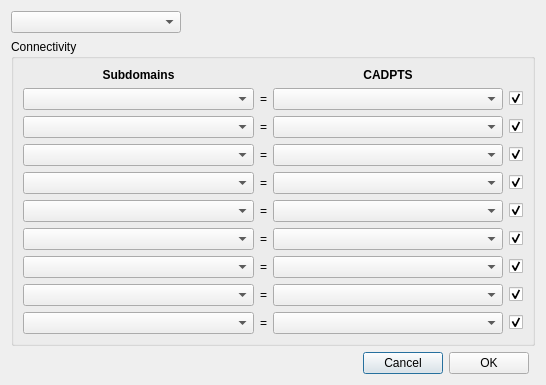
<?xml version="1.0" encoding="UTF-8"?>
<ui version="4.0">
 <class>Dialog</class>
 <widget class="QDialog" name="Dialog">
  <property name="geometry">
   <rect>
    <x>0</x>
    <y>0</y>
    <width>546</width>
    <height>361</height>
   </rect>
  </property>
  <property name="sizePolicy">
   <sizepolicy hsizetype="Preferred" vsizetype="Maximum">
    <horstretch>0</horstretch>
    <verstretch>0</verstretch>
   </sizepolicy>
  </property>
  <property name="windowTitle">
   <string>Subdomains connectivity</string>
  </property>
  <layout class="QGridLayout" name="gridLayout">
   <item row="3" column="3">
    <spacer name="verticalSpacer">
     <property name="orientation">
      <enum>Qt::Vertical</enum>
     </property>
     <property name="sizeHint" stdset="0">
      <size>
       <width>20</width>
       <height>40</height>
      </size>
     </property>
    </spacer>
   </item>
   <item row="2" column="2">
    <widget class="QPushButton" name="cancel_btn">
     <property name="text">
      <string>Cancel</string>
     </property>
    </widget>
   </item>
   <item row="1" column="0" colspan="5">
    <widget class="QGroupBox" name="groupBox">
     <property name="title">
      <string>Connectivity</string>
     </property>
     <layout class="QGridLayout" name="gridLayout_3">
      <item row="0" column="0">
       <layout class="QGridLayout" name="gridLayout_2">
        <item row="7" column="2">
         <widget class="QLabel" name="label_7">
          <property name="text">
           <string>=</string>
          </property>
         </widget>
        </item>
        <item row="2" column="2">
         <widget class="QLabel" name="label_2">
          <property name="text">
           <string>=</string>
          </property>
         </widget>
        </item>
        <item row="4" column="0">
         <widget class="QComboBox" name="sub4_cbo"/>
        </item>
        <item row="3" column="0">
         <widget class="QComboBox" name="sub3_cbo"/>
        </item>
        <item row="8" column="3">
         <widget class="QComboBox" name="ds8_file_cbo"/>
        </item>
        <item row="7" column="3">
         <widget class="QComboBox" name="ds7_file_cbo"/>
        </item>
        <item row="8" column="2">
         <widget class="QLabel" name="label_8">
          <property name="text">
           <string>=</string>
          </property>
         </widget>
        </item>
        <item row="5" column="4">
         <widget class="QCheckBox" name="sub5_cb">
          <property name="sizePolicy">
           <sizepolicy hsizetype="Maximum" vsizetype="Fixed">
            <horstretch>0</horstretch>
            <verstretch>0</verstretch>
           </sizepolicy>
          </property>
          <property name="text">
           <string/>
          </property>
          <property name="checked">
           <bool>true</bool>
          </property>
         </widget>
        </item>
        <item row="2" column="0">
         <widget class="QComboBox" name="sub2_cbo"/>
        </item>
        <item row="5" column="3">
         <widget class="QComboBox" name="ds5_file_cbo"/>
        </item>
        <item row="1" column="0">
         <widget class="QComboBox" name="sub1_cbo"/>
        </item>
        <item row="6" column="4">
         <widget class="QCheckBox" name="sub6_cb">
          <property name="sizePolicy">
           <sizepolicy hsizetype="Maximum" vsizetype="Fixed">
            <horstretch>0</horstretch>
            <verstretch>0</verstretch>
           </sizepolicy>
          </property>
          <property name="text">
           <string/>
          </property>
          <property name="checked">
           <bool>true</bool>
          </property>
         </widget>
        </item>
        <item row="4" column="3">
         <widget class="QComboBox" name="ds4_file_cbo"/>
        </item>
        <item row="1" column="3">
         <widget class="QComboBox" name="ds1_file_cbo"/>
        </item>
        <item row="4" column="2">
         <widget class="QLabel" name="label_4">
          <property name="text">
           <string>=</string>
          </property>
         </widget>
        </item>
        <item row="0" column="0">
         <widget class="QLabel" name="label">
          <property name="font">
           <font>
            <weight>75</weight>
            <bold>true</bold>
           </font>
          </property>
          <property name="text">
           <string>Subdomains</string>
          </property>
          <property name="alignment">
           <set>Qt::AlignCenter</set>
          </property>
         </widget>
        </item>
        <item row="7" column="0">
         <widget class="QComboBox" name="sub7_cbo"/>
        </item>
        <item row="3" column="3">
         <widget class="QComboBox" name="ds3_file_cbo"/>
        </item>
        <item row="1" column="4">
         <widget class="QCheckBox" name="sub1_cb">
          <property name="sizePolicy">
           <sizepolicy hsizetype="Maximum" vsizetype="Fixed">
            <horstretch>0</horstretch>
            <verstretch>0</verstretch>
           </sizepolicy>
          </property>
          <property name="text">
           <string/>
          </property>
          <property name="checked">
           <bool>true</bool>
          </property>
         </widget>
        </item>
        <item row="2" column="3">
         <widget class="QComboBox" name="ds2_file_cbo"/>
        </item>
        <item row="6" column="0">
         <widget class="QComboBox" name="sub6_cbo"/>
        </item>
        <item row="8" column="4">
         <widget class="QCheckBox" name="sub8_cb">
          <property name="sizePolicy">
           <sizepolicy hsizetype="Maximum" vsizetype="Fixed">
            <horstretch>0</horstretch>
            <verstretch>0</verstretch>
           </sizepolicy>
          </property>
          <property name="text">
           <string/>
          </property>
          <property name="checked">
           <bool>true</bool>
          </property>
         </widget>
        </item>
        <item row="3" column="2">
         <widget class="QLabel" name="label_3">
          <property name="text">
           <string>=</string>
          </property>
         </widget>
        </item>
        <item row="7" column="4">
         <widget class="QCheckBox" name="sub7_cb">
          <property name="sizePolicy">
           <sizepolicy hsizetype="Maximum" vsizetype="Fixed">
            <horstretch>0</horstretch>
            <verstretch>0</verstretch>
           </sizepolicy>
          </property>
          <property name="text">
           <string/>
          </property>
          <property name="checked">
           <bool>true</bool>
          </property>
         </widget>
        </item>
        <item row="4" column="4">
         <widget class="QCheckBox" name="sub4_cb">
          <property name="sizePolicy">
           <sizepolicy hsizetype="Maximum" vsizetype="Fixed">
            <horstretch>0</horstretch>
            <verstretch>0</verstretch>
           </sizepolicy>
          </property>
          <property name="text">
           <string/>
          </property>
          <property name="checked">
           <bool>true</bool>
          </property>
         </widget>
        </item>
        <item row="0" column="3">
         <widget class="QLabel" name="label_11">
          <property name="font">
           <font>
            <weight>75</weight>
            <bold>true</bold>
           </font>
          </property>
          <property name="text">
           <string>CADPTS</string>
          </property>
          <property name="alignment">
           <set>Qt::AlignCenter</set>
          </property>
         </widget>
        </item>
        <item row="6" column="3">
         <widget class="QComboBox" name="ds6_file_cbo"/>
        </item>
        <item row="8" column="0">
         <widget class="QComboBox" name="sub8_cbo"/>
        </item>
        <item row="2" column="4">
         <widget class="QCheckBox" name="sub2_cb">
          <property name="sizePolicy">
           <sizepolicy hsizetype="Maximum" vsizetype="Fixed">
            <horstretch>0</horstretch>
            <verstretch>0</verstretch>
           </sizepolicy>
          </property>
          <property name="text">
           <string/>
          </property>
          <property name="checked">
           <bool>true</bool>
          </property>
         </widget>
        </item>
        <item row="5" column="0">
         <widget class="QComboBox" name="sub5_cbo"/>
        </item>
        <item row="6" column="2">
         <widget class="QLabel" name="label_6">
          <property name="text">
           <string>=</string>
          </property>
         </widget>
        </item>
        <item row="1" column="2">
         <widget class="QLabel" name="label_1">
          <property name="sizePolicy">
           <sizepolicy hsizetype="Maximum" vsizetype="Preferred">
            <horstretch>0</horstretch>
            <verstretch>0</verstretch>
           </sizepolicy>
          </property>
          <property name="text">
           <string>=</string>
          </property>
          <property name="alignment">
           <set>Qt::AlignCenter</set>
          </property>
         </widget>
        </item>
        <item row="5" column="2">
         <widget class="QLabel" name="label_5">
          <property name="text">
           <string>=</string>
          </property>
         </widget>
        </item>
        <item row="3" column="4">
         <widget class="QCheckBox" name="sub3_cb">
          <property name="sizePolicy">
           <sizepolicy hsizetype="Maximum" vsizetype="Fixed">
            <horstretch>0</horstretch>
            <verstretch>0</verstretch>
           </sizepolicy>
          </property>
          <property name="text">
           <string/>
          </property>
          <property name="checked">
           <bool>true</bool>
          </property>
         </widget>
        </item>
        <item row="9" column="4">
         <widget class="QCheckBox" name="sub9_cb">
          <property name="text">
           <string/>
          </property>
          <property name="checked">
           <bool>true</bool>
          </property>
         </widget>
        </item>
        <item row="9" column="2">
         <widget class="QLabel" name="label_9">
          <property name="text">
           <string>=</string>
          </property>
         </widget>
        </item>
        <item row="9" column="3">
         <widget class="QComboBox" name="ds9_file_cbo"/>
        </item>
        <item row="9" column="0">
         <widget class="QComboBox" name="sub9_cbo"/>
        </item>
       </layout>
      </item>
     </layout>
    </widget>
   </item>
   <item row="2" column="0">
    <spacer name="horizontalSpacer">
     <property name="orientation">
      <enum>Qt::Horizontal</enum>
     </property>
     <property name="sizeHint" stdset="0">
      <size>
       <width>40</width>
       <height>20</height>
      </size>
     </property>
    </spacer>
   </item>
   <item row="0" column="0">
    <widget class="QComboBox" name="current_subdomain_cbo">
     <property name="sizePolicy">
      <sizepolicy hsizetype="Minimum" vsizetype="Fixed">
       <horstretch>0</horstretch>
       <verstretch>0</verstretch>
      </sizepolicy>
     </property>
    </widget>
   </item>
   <item row="0" column="2" colspan="2">
    <spacer name="horizontalSpacer_2">
     <property name="orientation">
      <enum>Qt::Horizontal</enum>
     </property>
     <property name="sizeType">
      <enum>QSizePolicy::Minimum</enum>
     </property>
     <property name="sizeHint" stdset="0">
      <size>
       <width>40</width>
       <height>20</height>
      </size>
     </property>
    </spacer>
   </item>
   <item row="2" column="3">
    <widget class="QPushButton" name="ok_btn">
     <property name="text">
      <string>OK</string>
     </property>
    </widget>
   </item>
   <item row="0" column="1">
    <spacer name="horizontalSpacer_3">
     <property name="orientation">
      <enum>Qt::Horizontal</enum>
     </property>
     <property name="sizeHint" stdset="0">
      <size>
       <width>40</width>
       <height>20</height>
      </size>
     </property>
    </spacer>
   </item>
  </layout>
 </widget>
 <resources/>
 <connections>
  <connection>
   <sender>sub1_cb</sender>
   <signal>toggled(bool)</signal>
   <receiver>ds1_file_cbo</receiver>
   <slot>setEnabled(bool)</slot>
   <hints>
    <hint type="sourcelabel">
     <x>525</x>
     <y>93</y>
    </hint>
    <hint type="destinationlabel">
     <x>421</x>
     <y>97</y>
    </hint>
   </hints>
  </connection>
  <connection>
   <sender>sub1_cb</sender>
   <signal>toggled(bool)</signal>
   <receiver>sub1_cbo</receiver>
   <slot>setEnabled(bool)</slot>
   <hints>
    <hint type="sourcelabel">
     <x>525</x>
     <y>93</y>
    </hint>
    <hint type="destinationlabel">
     <x>253</x>
     <y>97</y>
    </hint>
   </hints>
  </connection>
  <connection>
   <sender>sub2_cb</sender>
   <signal>toggled(bool)</signal>
   <receiver>sub2_cbo</receiver>
   <slot>setEnabled(bool)</slot>
   <hints>
    <hint type="sourcelabel">
     <x>525</x>
     <y>119</y>
    </hint>
    <hint type="destinationlabel">
     <x>253</x>
     <y>123</y>
    </hint>
   </hints>
  </connection>
  <connection>
   <sender>sub3_cb</sender>
   <signal>toggled(bool)</signal>
   <receiver>sub3_cbo</receiver>
   <slot>setEnabled(bool)</slot>
   <hints>
    <hint type="sourcelabel">
     <x>525</x>
     <y>145</y>
    </hint>
    <hint type="destinationlabel">
     <x>253</x>
     <y>149</y>
    </hint>
   </hints>
  </connection>
  <connection>
   <sender>sub4_cb</sender>
   <signal>toggled(bool)</signal>
   <receiver>sub4_cbo</receiver>
   <slot>setEnabled(bool)</slot>
   <hints>
    <hint type="sourcelabel">
     <x>525</x>
     <y>171</y>
    </hint>
    <hint type="destinationlabel">
     <x>253</x>
     <y>175</y>
    </hint>
   </hints>
  </connection>
  <connection>
   <sender>sub5_cb</sender>
   <signal>toggled(bool)</signal>
   <receiver>sub5_cbo</receiver>
   <slot>setEnabled(bool)</slot>
   <hints>
    <hint type="sourcelabel">
     <x>525</x>
     <y>197</y>
    </hint>
    <hint type="destinationlabel">
     <x>253</x>
     <y>201</y>
    </hint>
   </hints>
  </connection>
  <connection>
   <sender>sub6_cb</sender>
   <signal>toggled(bool)</signal>
   <receiver>sub6_cbo</receiver>
   <slot>setEnabled(bool)</slot>
   <hints>
    <hint type="sourcelabel">
     <x>525</x>
     <y>223</y>
    </hint>
    <hint type="destinationlabel">
     <x>253</x>
     <y>227</y>
    </hint>
   </hints>
  </connection>
  <connection>
   <sender>sub7_cb</sender>
   <signal>toggled(bool)</signal>
   <receiver>sub7_cbo</receiver>
   <slot>setEnabled(bool)</slot>
   <hints>
    <hint type="sourcelabel">
     <x>525</x>
     <y>249</y>
    </hint>
    <hint type="destinationlabel">
     <x>253</x>
     <y>253</y>
    </hint>
   </hints>
  </connection>
  <connection>
   <sender>sub8_cb</sender>
   <signal>toggled(bool)</signal>
   <receiver>sub8_cbo</receiver>
   <slot>setEnabled(bool)</slot>
   <hints>
    <hint type="sourcelabel">
     <x>525</x>
     <y>275</y>
    </hint>
    <hint type="destinationlabel">
     <x>253</x>
     <y>279</y>
    </hint>
   </hints>
  </connection>
  <connection>
   <sender>sub2_cb</sender>
   <signal>toggled(bool)</signal>
   <receiver>ds2_file_cbo</receiver>
   <slot>setEnabled(bool)</slot>
   <hints>
    <hint type="sourcelabel">
     <x>525</x>
     <y>119</y>
    </hint>
    <hint type="destinationlabel">
     <x>405</x>
     <y>123</y>
    </hint>
   </hints>
  </connection>
  <connection>
   <sender>sub3_cb</sender>
   <signal>toggled(bool)</signal>
   <receiver>ds3_file_cbo</receiver>
   <slot>setEnabled(bool)</slot>
   <hints>
    <hint type="sourcelabel">
     <x>525</x>
     <y>145</y>
    </hint>
    <hint type="destinationlabel">
     <x>415</x>
     <y>149</y>
    </hint>
   </hints>
  </connection>
  <connection>
   <sender>sub4_cb</sender>
   <signal>toggled(bool)</signal>
   <receiver>ds4_file_cbo</receiver>
   <slot>setEnabled(bool)</slot>
   <hints>
    <hint type="sourcelabel">
     <x>525</x>
     <y>171</y>
    </hint>
    <hint type="destinationlabel">
     <x>420</x>
     <y>175</y>
    </hint>
   </hints>
  </connection>
  <connection>
   <sender>sub5_cb</sender>
   <signal>toggled(bool)</signal>
   <receiver>ds5_file_cbo</receiver>
   <slot>setEnabled(bool)</slot>
   <hints>
    <hint type="sourcelabel">
     <x>525</x>
     <y>197</y>
    </hint>
    <hint type="destinationlabel">
     <x>443</x>
     <y>201</y>
    </hint>
   </hints>
  </connection>
  <connection>
   <sender>sub6_cb</sender>
   <signal>toggled(bool)</signal>
   <receiver>ds6_file_cbo</receiver>
   <slot>setEnabled(bool)</slot>
   <hints>
    <hint type="sourcelabel">
     <x>525</x>
     <y>223</y>
    </hint>
    <hint type="destinationlabel">
     <x>441</x>
     <y>227</y>
    </hint>
   </hints>
  </connection>
  <connection>
   <sender>sub7_cb</sender>
   <signal>toggled(bool)</signal>
   <receiver>ds7_file_cbo</receiver>
   <slot>setEnabled(bool)</slot>
   <hints>
    <hint type="sourcelabel">
     <x>525</x>
     <y>249</y>
    </hint>
    <hint type="destinationlabel">
     <x>410</x>
     <y>253</y>
    </hint>
   </hints>
  </connection>
  <connection>
   <sender>sub8_cb</sender>
   <signal>toggled(bool)</signal>
   <receiver>ds8_file_cbo</receiver>
   <slot>setEnabled(bool)</slot>
   <hints>
    <hint type="sourcelabel">
     <x>525</x>
     <y>275</y>
    </hint>
    <hint type="destinationlabel">
     <x>433</x>
     <y>279</y>
    </hint>
   </hints>
  </connection>
  <connection>
   <sender>groupBox</sender>
   <signal>toggled(bool)</signal>
   <receiver>ds9_file_cbo</receiver>
   <slot>setEnabled(bool)</slot>
   <hints>
    <hint type="sourcelabel">
     <x>515</x>
     <y>288</y>
    </hint>
    <hint type="destinationlabel">
     <x>469</x>
     <y>294</y>
    </hint>
   </hints>
  </connection>
  <connection>
   <sender>sub9_cb</sender>
   <signal>toggled(bool)</signal>
   <receiver>ds9_file_cbo</receiver>
   <slot>setEnabled(bool)</slot>
   <hints>
    <hint type="sourcelabel">
     <x>520</x>
     <y>295</y>
    </hint>
    <hint type="destinationlabel">
     <x>492</x>
     <y>295</y>
    </hint>
   </hints>
  </connection>
  <connection>
   <sender>sub9_cb</sender>
   <signal>toggled(bool)</signal>
   <receiver>sub9_cbo</receiver>
   <slot>setEnabled(bool)</slot>
   <hints>
    <hint type="sourcelabel">
     <x>518</x>
     <y>296</y>
    </hint>
    <hint type="destinationlabel">
     <x>233</x>
     <y>290</y>
    </hint>
   </hints>
  </connection>
 </connections>
</ui>
